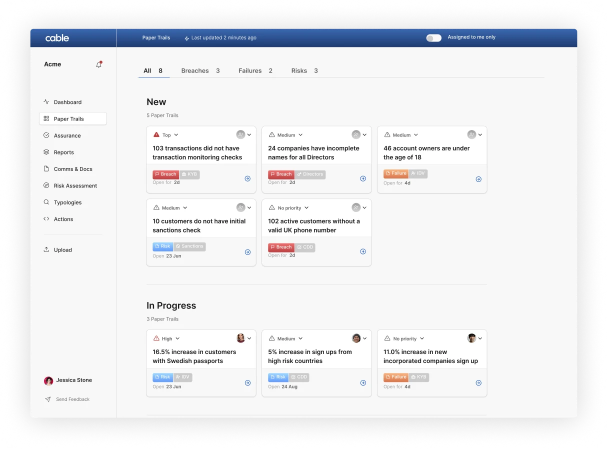
#> input picture versions/cable/2026-09-21/site/cable/img/suite-02.webp, 1216 x 900 px (shown at 1/2 size)
$ python linedrift.py ../../../../cable/2026-09-21/site/cable/img/suite-02.webp
#> lines starting #> are read from the running program, lines starting #| are printed output that depends on the picture; pictures that were not available may be replaced by others from this repository, and a replacement may not be noted
import numpy as np, sys
from PIL import Image
H=[960,762,2264,2343,1960,1912,3561,2040,2264,1858,1535,1241,1518,2161,1679,2189,2715]
SEC={};y=0
for i,h in enumerate(H): SEC['%02d'%(i+1)]=y; y+=h
def sh(pr,pb,R=5):
    cs=[((np.roll(pb,-d)-pr)**2)[R+1:-R-1].sum() for d in range(-R,R+1)]
    i=int(np.argmin(cs))
    if 0<i<2*R: a,b,c=cs[i-1],cs[i],cs[i+1]; den=(a-2*b+c); return i-R+(0.5*(a-c)/den if den else 0)
    return i-R
build=np.asarray(Image.open(sys.argv[1]).convert('L')).astype(float)
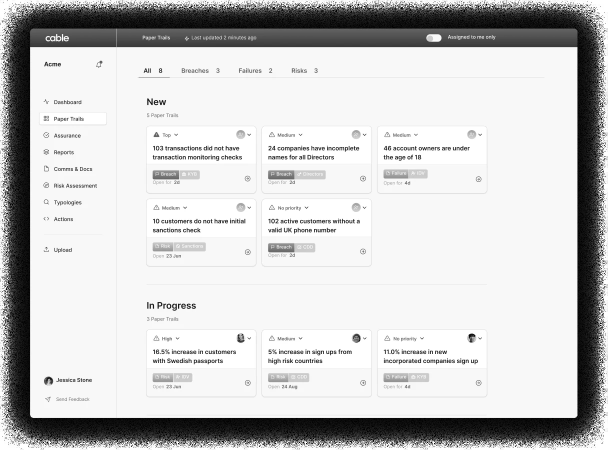
#> build: shape (900, 1216) float64 (shown at 1/2 size); min 0, max 255, mean 202.4
for sec,y0,x0,x1,lh in [('09',559,160,1760,42),('07',661,160,1760,42),('14',1660,188,1732,42),('16',1625,188,1732,42),('12',447,160,690,32),('02',242,168,1064,24)]:
    ref=np.asarray(Image.open(f'ref/s{sec}.png').convert('L')).astype(float)
    out=[]
    for xs in range(x0,x1-150,150):
        r=ref[y0:y0+lh,xs:xs+150]; b=build[SEC[sec]+y0:SEC[sec]+y0+lh,xs:xs+150]
        bg=np.median(r); out.append('%+.2f'%sh(np.abs(r-bg).sum(0),np.abs(b-bg).sum(0)))
#> this loop made 10 passes
#> bg on passes 1 to 10: 248, 248, 248, 248, 248, 248, 248, 255, nan, nan
#> pass 1, `r = ref[y0:y0 + lh, xs:xs + 150]`:
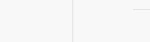
#> r: shape (42, 150) float64; min 226, max 251, mean 247.8
#> after the loop, out = ['-5.00', '-5.00', '-5.00', '-5.00', '-5.00', '-5.00', '-5.00', '-5.00', '-5.00', '-5.00']
    print(sec,' '.join(out))
#| 09 -5.00 -5.00 -5.00 -5.00 -5.00 -5.00 -5.00 -5.00 -5.00 -5.00
#> pass 2 of the loop `for sec,y0,x0,x1,lh in [('09',559,160,1760,42),('07',661,160,1760,42),..`:
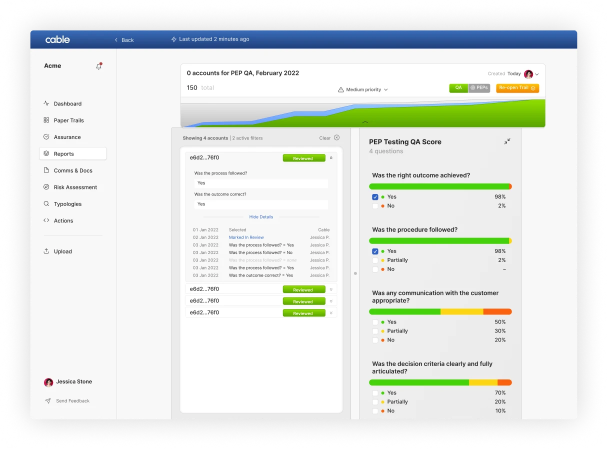
#> input picture versions/cable/2026-09-21/site/cable/img/suite-05.webp, 1216 x 900 px, given in place of s07.png, which was not available (shown at 1/2 size)
#> `ref=np.asarray(Image.open(f'ref/s{sec}.png').convert('L')).astype(float)`:
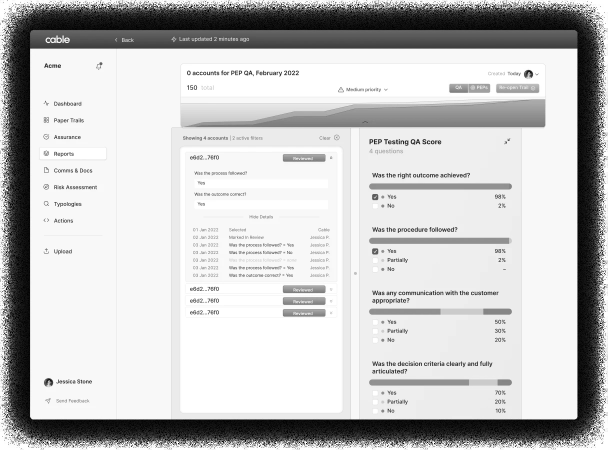
#> ref: shape (900, 1216) float64 (shown at 1/2 size); min 0, max 255, mean 197.2
#> the loop `for xs in range(x0,x1-150,150):` made 10 passes
#> bg on passes 1 to 8: 248, 255, 255, 253, 238, 236, 248, 248
#> pass 1, `r = ref[y0:y0 + lh, xs:xs + 150]`:
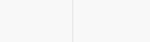
#> r: shape (42, 150) float64; min 233, max 249, mean 247.9
#| 07 -5.00 -5.00 -5.00 -5.00 -5.00 -5.00 -5.00 -5.00 -5.00 -5.00
#> (the run stopped early here; a loop or call above may not have finished)
